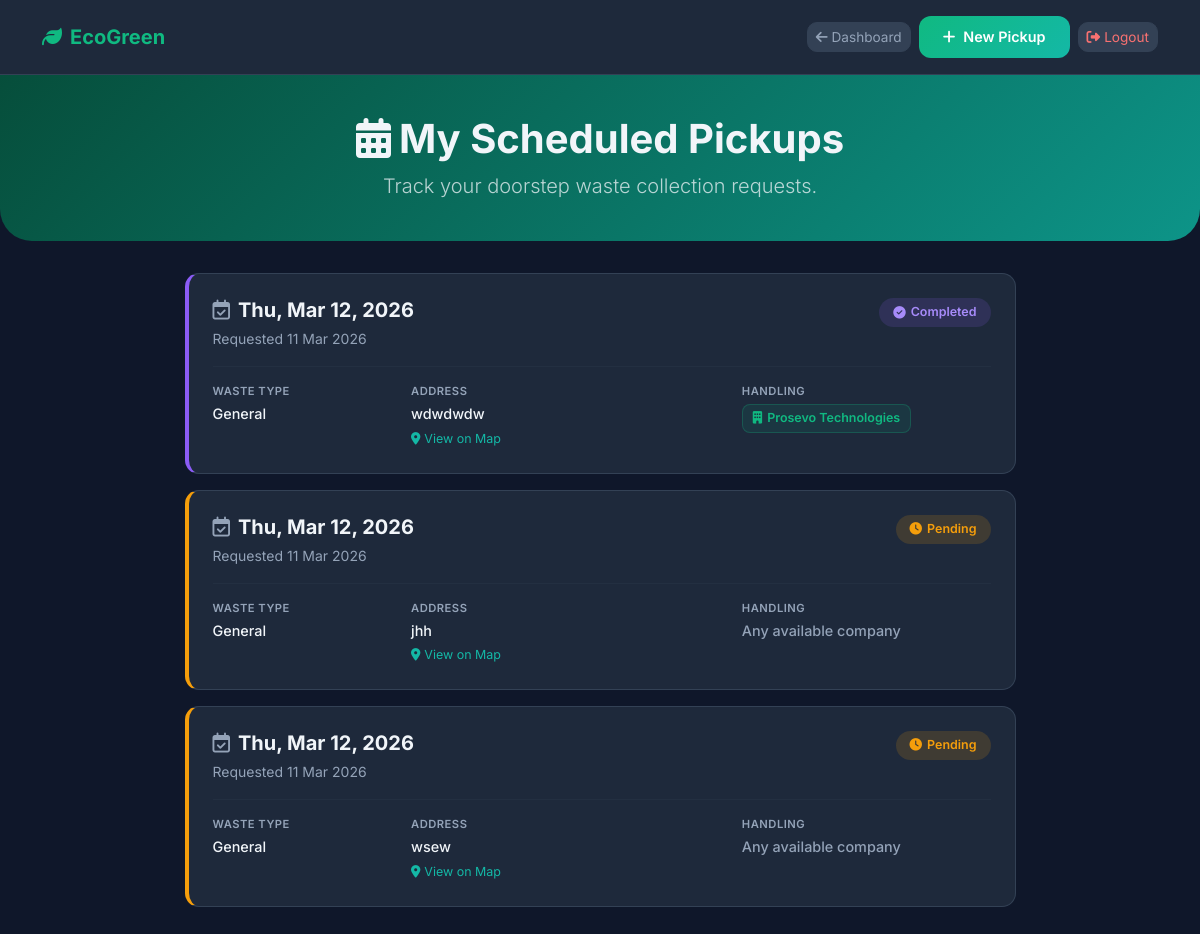
/citizen/my-pickups/ (signed in), run on the app's committed database.
### waste/models.py (models this page shows, shortened)
class PickupRequest(models.Model):
    citizen = models.ForeignKey(Citizen, on_delete=models.CASCADE)
    WASTE_TYPE_CHOICES = [
        ('General', 'General'),
        ('Plastic', 'Plastic'),
        ('Organic', 'Organic'),
        ('E-waste', 'E-waste'),
        ('Metal', 'Metal'),
    ]
    waste_type = models.CharField(max_length=50, choices=WASTE_TYPE_CHOICES)
    address = models.TextField()
    latitude = models.FloatField(null=True, blank=True)
    longitude = models.FloatField(null=True, blank=True)
    pickup_date = models.DateField()
    created_at = models.DateTimeField(auto_now_add=True)
    STATUS_CHOICES = [
        ('Pending', 'Pending'),
        ('Assigned', 'Assigned'),
        ('Completed', 'Completed'),
    ]
    status = models.CharField(max_length=20, choices=STATUS_CHOICES, default='Pending')
    assigned_worker = models.ForeignKey(Worker, null=True, blank=True, on_delete=models.SET_NULL)
    preferred_company = models.ForeignKey(Company, null=True, blank=True, on_delete=models.SET_NULL, related_name='pickup_requests')

class Company(models.Model):
    name = models.CharField(max_length=100)
    password = models.CharField(max_length=100,null=True)
    address = models.CharField(max_length=200)
    contact_email = models.EmailField()

### waste/views.py (the view)
# urls.py: path('citizen/my-pickups/', views.citizen_pickups, name='citizen_pickups'),
@citizen_required
def citizen_pickups(request):
    citizen = Citizen.objects.get(id=request.session.get('citizen_id'))
    pickups = PickupRequest.objects.filter(citizen=citizen).order_by('-created_at')
    return render(request, 'citizen/pickup_list.html', {'pickups': pickups})

### templates/citizen/pickup_list.html (shortened to what this page needs)
{% load static %}
<!DOCTYPE html>
<html lang="en">
<head>
    <link href="https://cdn.jsdelivr.net/npm/bootstrap@5.3.0/dist/css/bootstrap.min.css" rel="stylesheet">
    <link href="https://cdnjs.cloudflare.com/ajax/libs/font-awesome/6.4.0/css/all.min.css" rel="stylesheet">
</head>
<body>
    <nav class="navbar navbar-expand-lg py-3">
        <div class="container">
            <a class="navbar-brand" href="{% url 'citizen_home' %}"><i class="fas fa-leaf me-2"></i>EcoGreen</a>
            <div class="d-flex align-items-center gap-2">
                <a href="{% url 'citizen_home' %}" class="btn btn-back btn-sm"><i class="fas fa-arrow-left me-1"></i>Dashboard</a>
                <a href="{% url 'request_pickup' %}" class="btn-new-pickup"><i class="fas fa-plus"></i>New Pickup</a>
                <a href="{% url 'citizen_logout' %}" class="btn btn-back btn-sm" style="color:#f87171;"><i class="fas fa-sign-out-alt me-1"></i>Logout</a>
            </div>
        </div>
    </nav>
    <div class="page-header text-center">
        <div class="container">
            <h1 class="display-6 fw-bold"><i class="fas fa-calendar-alt me-2"></i>My Scheduled Pickups</h1>
            <p class="lead mb-0 opacity-75">Track your doorstep waste collection requests.</p>
        </div>
    </div>
    <div class="container mb-5">
        <div class="row justify-content-center">
            <div class="col-md-10 col-lg-9">
                {% if not pickups %}
                <div class="empty-state">
                    <i class="fas fa-calendar-times"></i>
                    <h4 class="mb-2" style="color:var(--text2)">No pickups scheduled</h4>
                    <p style="color:var(--text2)" class="mb-4">You haven't requested any home pickups yet.</p>
                    <a href="{% url 'request_pickup' %}" class="btn-new-pickup"><i class="fas fa-plus"></i>Schedule One Now</a>
                </div>
                {% else %}
                    {% for pickup in pickups %}
                    <div class="pickup-card p-4 status-{{ pickup.status }}">
                        <div class="d-flex justify-content-between align-items-start mb-3">
                            <div>
                                <h5 class="fw-bold mb-1"><i class="far fa-calendar-check me-2" style="color:var(--text2)"></i>{{ pickup.pickup_date|date:"D, M d, Y" }}</h5>
                                <small style="color:var(--text2)">Requested {{ pickup.created_at|date:"d M Y" }}</small>
                            </div>
                            <span class="badge-status badge-{{ pickup.status }}">
                                {% if pickup.status == 'Pending' %}<i class="fas fa-clock"></i>{% endif %}
                                {% if pickup.status == 'Completed' %}<i class="fas fa-check-circle"></i>{% endif %}
                                {{ pickup.status }}
                            </span>
                        </div>
                        <hr class="divider">
                        <div class="row g-3">
                            <div class="col-sm-3">
                                <div class="info-label">Waste Type</div>
                                <div class="info-val">{{ pickup.waste_type }}</div>
                            </div>
                            <div class="col-sm-5">
                                <div class="info-label">Address</div>
                                <div class="info-val">{{ pickup.address }}</div>
                                {% if pickup.latitude and pickup.longitude %}
                                <a href="https://www.google.com/maps?q={{ pickup.latitude }},{{ pickup.longitude }}" target="_blank" class="map-link mt-1 d-inline-block">
                                    <i class="fas fa-map-marker-alt me-1"></i>View on Map
                                </a>
                                {% endif %}
                            </div>
                            <div class="col-sm-4">
                                <div class="info-label">Handling</div>
                                {% if pickup.preferred_company %}
                                <div class="mt-1">
                                    <span class="company-tag"><i class="fas fa-building"></i>{{ pickup.preferred_company.name }}</span>
                                </div>
                                {% else %}
                                <div class="info-val" style="color:var(--text2)">Any available company</div>
                                {% endif %}
                            </div>
                        </div>
                    </div>
                    {% endfor %}
                {% endif %}
            </div>
        </div>
    </div>
</body>
</html>

### templates/citizen/pickup_list.html (style rules this page uses)
:root { --green: #10b981; --teal: #14b8a6; --blue: #3b82f6; --orange: #f59e0b; --bg: #0f172a; --card: #1e293b; --border: #334155; --text: #f1f5f9; --text2: #94a3b8; }
body { background: var(--bg); color: var(--text); font-family: 'Inter', sans-serif; }
.navbar { background: #1e293b !important; border-bottom: 1px solid var(--border); }
.navbar-brand { font-weight: 700; color: var(--green) !important; }
.btn-back { background: #334155; border: 1px solid var(--border); color: var(--text2); border-radius: 10px; font-size: 0.85rem; }
.page-header { background: linear-gradient(135deg, #064e3b, #0d9488); padding: 2.5rem 0; margin-bottom: 2rem; border-radius: 0 0 2rem 2rem; }
.pickup-card { background: var(--card); border: 1px solid var(--border); border-left: 4px solid var(--green); border-radius: 14px; margin-bottom: 1rem; transition: transform 0.2s, box-shadow 0.2s; }
.pickup-card.status-Pending { border-left-color: var(--orange); }
.pickup-card.status-Completed { border-left-color: #8b5cf6; }
.badge-status { display: inline-flex; align-items: center; gap: 5px; padding: 5px 14px; border-radius: 20px; font-size: 0.78rem; font-weight: 600; }
.badge-Pending { background: rgba(245,158,11,0.15); color: var(--orange); }
.badge-Completed { background: rgba(139,92,246,0.15); color: #a78bfa; }
.info-label { font-size: 0.7rem; text-transform: uppercase; letter-spacing: 0.5px; color: var(--text2); font-weight: 600; margin-bottom: 3px; }
.info-val { font-size: 0.9rem; font-weight: 500; }
.divider { border-color: var(--border); }
.map-link { font-size: 0.78rem; color: var(--teal); text-decoration: none; }
.company-tag { display: inline-flex; align-items: center; gap: 5px; background: rgba(16,185,129,0.1); border: 1px solid rgba(16,185,129,0.25); color: var(--green); padding: 4px 10px; border-radius: 8px; font-size: 0.78rem; font-weight: 600; }
.btn-new-pickup { display: inline-flex; align-items: center; gap: 8px; background: linear-gradient(135deg, var(--green), var(--teal)); color: white; padding: 0.65rem 1.5rem; border-radius: 12px; text-decoration: none; font-weight: 600; font-size: 0.9rem; transition: opacity 0.2s; border: none; }

### data on the page
PickupRequest: pickup_date "Thu, Mar 12, 2026", created_at "11 Mar 2026", status "Completed", waste_type "General", address "wdwdwdw", preferred_company.name "Prosevo Technologies"
PickupRequest: pickup_date "Thu, Mar 12, 2026", created_at "11 Mar 2026", status "Pending", waste_type "General", address "jhh", shows "Any available company"
PickupRequest: pickup_date "Thu, Mar 12, 2026", created_at "11 Mar 2026", status "Pending", waste_type "General", address "wsew", shows "Any available company"
